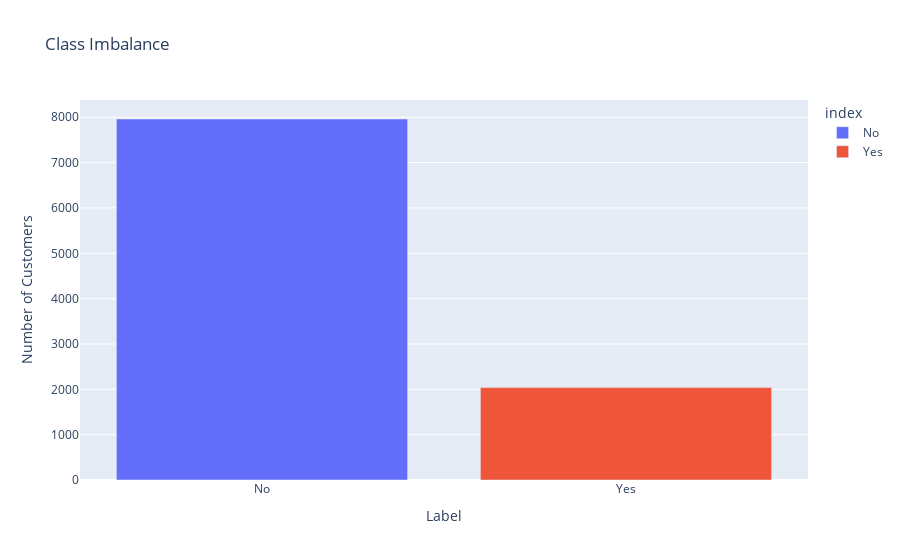

The notebook cell this image was saved under:
### Code cell
# Prepare data to display
labels = (
    df['Exited']
    .astype('str')
    .str.replace('0','No', regex=True)
    .str.replace('1','Yes', regex=True)
    .value_counts()
)

# Create figure using Plotly
fig = px.bar(
    data_frame=labels, 
    x=labels.index, 
    y=labels.values, 
    title=f'Class Imbalance', 
    color=labels.index
)

# Add titles & Display figure
fig.update_layout(xaxis_title='Label', yaxis_title='Number of Customers')
fig.show()

### Figure 1 — Plotly figure (JSON) as saved in the notebook; plotly's stock layout.template omitted (floating-point values rounded to 4 significant figures)
{"data": [{"alignmentgroup": "True", "hovertemplate": "index=%{x}<br>y=%{y}<extra></extra>", "legendgroup": "No", "marker": {"color": "#636efa", "pattern": {"shape": ""}}, "name": "No", "offsetgroup": "No", "orientation": "v", "showlegend": true, "textposition": "auto", "type": "bar", "x": ["No"], "xaxis": "x", "y": [7962], "yaxis": "y"}, {"alignmentgroup": "True", "hovertemplate": "index=%{x}<br>y=%{y}<extra></extra>", "legendgroup": "Yes", "marker": {"color": "#EF553B", "pattern": {"shape": ""}}, "name": "Yes", "offsetgroup": "Yes", "orientation": "v", "showlegend": true, "textposition": "auto", "type": "bar", "x": ["Yes"], "xaxis": "x", "y": [2038], "yaxis": "y"}], "layout": {"barmode": "relative", "legend": {"title": {"text": "index"}, "tracegroupgap": 0}, "title": {"text": "Class Imbalance"}, "xaxis": {"anchor": "y", "categoryarray": ["No", "Yes"], "categoryorder": "array", "domain": [0, 1], "title": {"text": "Label"}}, "yaxis": {"anchor": "x", "domain": [0, 1], "title": {"text": "Number of Customers"}}}}
